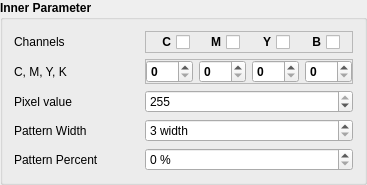
        <widget class="QGroupBox" name="groupBox_7">
         <property name="font">
          <font>
           <family>Arial</family>
           <weight>75</weight>
           <italic>false</italic>
           <bold>true</bold>
          </font>
         </property>
         <property name="title">
          <string>Inner Parameter</string>
         </property>
         <layout class="QGridLayout" name="gridLayout_28">
          <item row="1" column="0">
           <widget class="QLabel" name="label_26">
            <property name="font">
             <font>
              <family>Arial</family>
              <weight>50</weight>
              <bold>false</bold>
             </font>
            </property>
            <property name="text">
             <string>Channels</string>
            </property>
           </widget>
          </item>
          <item row="3" column="0">
           <widget class="QLabel" name="innerPixelValueLB_3">
            <property name="font">
             <font>
              <weight>50</weight>
              <bold>false</bold>
             </font>
            </property>
            <property name="text">
             <string>Pixel value</string>
            </property>
           </widget>
          </item>
          <item row="4" column="2">
           <widget class="QSpinBox" name="innerCellWidthSPB">
            <property name="font">
             <font>
              <weight>50</weight>
              <bold>false</bold>
             </font>
            </property>
            <property name="suffix">
             <string> width</string>
            </property>
            <property name="minimum">
             <number>3</number>
            </property>
            <property name="singleStep">
             <number>2</number>
            </property>
           </widget>
          </item>
          <item row="3" column="2">
           <widget class="QSpinBox" name="innerPixelValueDS">
            <property name="font">
             <font>
              <weight>50</weight>
              <bold>false</bold>
             </font>
            </property>
            <property name="suffix">
             <string/>
            </property>
            <property name="minimum">
             <number>0</number>
            </property>
            <property name="maximum">
             <number>255</number>
            </property>
            <property name="singleStep">
             <number>1</number>
            </property>
            <property name="value">
             <number>255</number>
            </property>
           </widget>
          </item>
          <item row="5" column="0">
           <widget class="QLabel" name="label_28">
            <property name="font">
             <font>
              <weight>50</weight>
              <bold>false</bold>
             </font>
            </property>
            <property name="text">
             <string>Pattern Percent</string>
            </property>
           </widget>
          </item>
          <item row="5" column="2">
           <widget class="QSpinBox" name="innerPatternPercentSPB">
            <property name="font">
             <font>
              <weight>50</weight>
              <bold>false</bold>
             </font>
            </property>
            <property name="suffix">
             <string> %</string>
            </property>
            <property name="maximum">
             <number>100</number>
            </property>
           </widget>
          </item>
          <item row="4" column="0">
           <widget class="QLabel" name="label_27">
            <property name="font">
             <font>
              <family>Arial</family>
              <weight>50</weight>
              <italic>false</italic>
              <bold>false</bold>
             </font>
            </property>
            <property name="text">
             <string>Pattern Width</string>
            </property>
           </widget>
          </item>
          <item row="1" column="1">
           <spacer name="horizontalSpacer_6">
            <property name="orientation">
             <enum>Qt::Horizontal</enum>
            </property>
            <property name="sizeHint" stdset="0">
             <size>
              <width>40</width>
              <height>20</height>
             </size>
            </property>
           </spacer>
          </item>
          <item row="1" column="2">
           <widget class="QFrame" name="frame_18">
            <property name="frameShape">
             <enum>QFrame::StyledPanel</enum>
            </property>
            <property name="frameShadow">
             <enum>QFrame::Raised</enum>
            </property>
            <layout class="QGridLayout" name="gridLayout_29">
             <property name="leftMargin">
              <number>0</number>
             </property>
             <property name="topMargin">
              <number>0</number>
             </property>
             <property name="rightMargin">
              <number>0</number>
             </property>
             <property name="bottomMargin">
              <number>0</number>
             </property>
             <item row="0" column="3">
              <widget class="QCheckBox" name="B_IN_Che">
               <property name="sizePolicy">
                <sizepolicy hsizetype="Fixed" vsizetype="Fixed">
                 <horstretch>0</horstretch>
                 <verstretch>0</verstretch>
                </sizepolicy>
               </property>
               <property name="minimumSize">
                <size>
                 <width>30</width>
                 <height>0</height>
                </size>
               </property>
               <property name="maximumSize">
                <size>
                 <width>35</width>
                 <height>21</height>
                </size>
               </property>
               <property name="layoutDirection">
                <enum>Qt::RightToLeft</enum>
               </property>
               <property name="styleSheet">
                <string notr="true">font: 75 9pt &quot;Arial&quot;;</string>
               </property>
               <property name="text">
                <string>B</string>
               </property>
               <property name="checked">
                <bool>false</bool>
               </property>
              </widget>
             </item>
             <item row="0" column="0">
              <widget class="QCheckBox" name="C_IN_Che">
               <property name="sizePolicy">
                <sizepolicy hsizetype="Fixed" vsizetype="Fixed">
                 <horstretch>0</horstretch>
                 <verstretch>0</verstretch>
                </sizepolicy>
               </property>
               <property name="maximumSize">
                <size>
                 <width>35</width>
                 <height>21</height>
                </size>
               </property>
               <property name="layoutDirection">
                <enum>Qt::RightToLeft</enum>
               </property>
               <property name="styleSheet">
                <string notr="true">font: 75 9pt &quot;Arial&quot;;</string>
               </property>
               <property name="text">
                <string>C</string>
               </property>
               <property name="checked">
                <bool>false</bool>
               </property>
              </widget>
             </item>
             <item row="0" column="1">
              <widget class="QCheckBox" name="M_IN_Che">
               <property name="sizePolicy">
                <sizepolicy hsizetype="Fixed" vsizetype="Fixed">
                 <horstretch>0</horstretch>
                 <verstretch>0</verstretch>
                </sizepolicy>
               </property>
               <property name="maximumSize">
                <size>
                 <width>35</width>
                 <height>21</height>
                </size>
               </property>
               <property name="layoutDirection">
                <enum>Qt::RightToLeft</enum>
               </property>
               <property name="styleSheet">
                <string notr="true">font: 75 9pt &quot;Arial&quot;;</string>
               </property>
               <property name="text">
                <string>M</string>
               </property>
               <property name="checked">
                <bool>false</bool>
               </property>
              </widget>
             </item>
             <item row="0" column="2">
              <widget class="QCheckBox" name="Y_IN_Che">
               <property name="sizePolicy">
                <sizepolicy hsizetype="Fixed" vsizetype="Fixed">
                 <horstretch>0</horstretch>
                 <verstretch>0</verstretch>
                </sizepolicy>
               </property>
               <property name="maximumSize">
                <size>
                 <width>35</width>
                 <height>21</height>
                </size>
               </property>
               <property name="layoutDirection">
                <enum>Qt::RightToLeft</enum>
               </property>
               <property name="styleSheet">
                <string notr="true">font: 75 9pt &quot;Arial&quot;;</string>
               </property>
               <property name="text">
                <string>Y</string>
               </property>
               <property name="checked">
                <bool>false</bool>
               </property>
              </widget>
             </item>
            </layout>
           </widget>
          </item>
          <item row="2" column="2">
           <widget class="QFrame" name="frame_20">
            <property name="frameShape">
             <enum>QFrame::StyledPanel</enum>
            </property>
            <property name="frameShadow">
             <enum>QFrame::Raised</enum>
            </property>
            <layout class="QGridLayout" name="gridLayout_32">
             <property name="leftMargin">
              <number>0</number>
             </property>
             <property name="topMargin">
              <number>0</number>
             </property>
             <property name="rightMargin">
              <number>0</number>
             </property>
             <property name="bottomMargin">
              <number>0</number>
             </property>
             <item row="0" column="2">
              <widget class="QSpinBox" name="inside_Y_SB">
               <property name="maximum">
                <number>255</number>
               </property>
              </widget>
             </item>
             <item row="0" column="3">
              <widget class="QSpinBox" name="inside_K_SB">
               <property name="maximum">
                <number>255</number>
               </property>
              </widget>
             </item>
             <item row="0" column="1">
              <widget class="QSpinBox" name="inside_M_SB">
               <property name="maximum">
                <number>255</number>
               </property>
              </widget>
             </item>
             <item row="0" column="0">
              <widget class="QSpinBox" name="inside_C_SB">
               <property name="maximum">
                <number>255</number>
               </property>
               <property name="value">
                <number>0</number>
               </property>
              </widget>
             </item>
            </layout>
           </widget>
          </item>
          <item row="2" column="0">
           <widget class="QLabel" name="label_30">
            <property name="font">
             <font>
              <family>Arial</family>
              <weight>50</weight>
              <italic>false</italic>
              <bold>false</bold>
             </font>
            </property>
            <property name="text">
             <string>C, M, Y, K</string>
            </property>
           </widget>
          </item>
         </layout>
        </widget>
